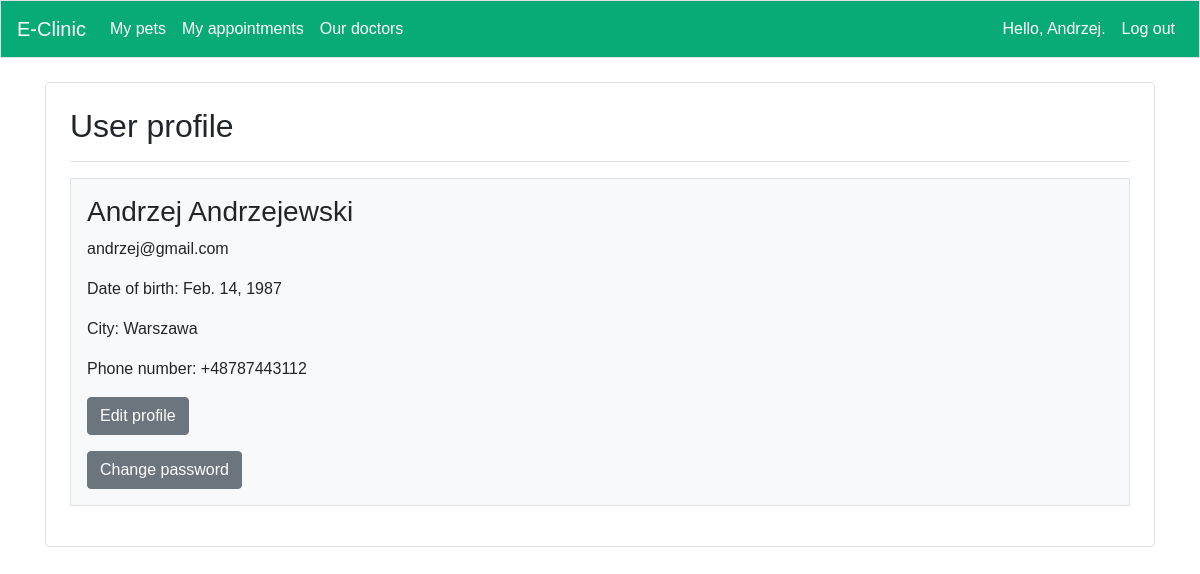
Screenshot of /users/profile/ (signed in) with the database file from the repository.
### user/models.py (models this page shows, shortened)
class Profile(models.Model):
    user = models.OneToOneField(User,default=None, null=True, on_delete=models.CASCADE)
    phone_number = models.CharField(verbose_name=_lazy('phone_number'),
                                    max_length=15,
                                    blank=True,
                                    null=True,)
    city = models.CharField(verbose_name=_lazy('city'),
                            max_length=100,
                            blank=True,
                            null=True,)
    birth_date = models.DateField(null=True, blank=True)

### user/views.py (the view)
# urls.py: path('profile/', views.profile, name='profile'),
@login_required
def profile(request):
    profile = Profile.objects.get(user=request.user.id)
    return render(request, 'registration/profile.html',{'profile':profile})

### user/templates/registration/profile.html (shortened to what this page needs)
{% extends 'app/base.html' %}
{% load i18n %}
{% block page_header %}
<h2>{% trans "User profile"%}</h2>
{% endblock page_header %}
{% block content %}
<div class="container p-3 my-3 bg-light text-black border">
<h3>{{user.first_name}} {{user.last_name}}</h3>
<p>{{user.email}}</p>
<p>{% trans "Date of birth:"%} {{profile.birth_date}}</p>
<p>{% trans "City:"%} {{profile.city}}</p>
<p>{% trans "Phone number:"%} {{profile.phone_number}}</p>
<a class="btn btn-secondary" href="{% url 'user:edit_profile' %}">{% trans "Edit profile"%}</a>
<a class="btn btn-secondary" href="{% url 'user:change_password' %}">{% trans "Change password"%}</a>
</div>
{%endblock content%}

### app/templates/app/base.html (shortened to what this page needs)
<!doctype html>
<html lang="en">
  <head>
    {% load bootstrap4 %}
    {% load i18n %}
    {% load user_tags %}
    {% load static %}
    {% bootstrap_css%}
    <link rel="stylesheet" type="text/css" href="{% static 'css/base.css' %}">
  </head>
  <body>
    <nav class="navbar navbar-custom navbar-expand-md navbar-light  mb-4 border">
      <a class="navbar-brand" href="{% url 'app:index'%}">
          E-Clinic</a>
      <div class="collapse navbar-collapse" id="navbarCollapse">
        <ul class="navbar-nav mr-auto" id="links">
          {% if request.user.is_active and request.user.is_staff %}
            {% if request.user|has_group:"Doctors" %}
            <li class="nav-item" ><a class="nav-link"  href="{% url 'app:my_schedule' 0%}">{% trans "My schedule" %}</a></li>
            {% endif %}
            {% if request.user|has_group:"Admin" %}
            <li class="nav-item"><a class="nav-link" href="{% url 'app:browse_clients' %}">{% trans "Browse Clients" %}</a></li>
            {% endif %}
          {% else %}
          {% if user.is_authenticated%}
          <li class="nav-item"><a class="nav-link" href="{% url 'app:animals'%}">{% trans "My pets" %}</a></li>
          <li class="nav-item"><a class="nav-link" href="{% url 'app:my_appointments'%}">{% trans "My appointments" %}</a></li>
          {% endif %}
          {%endif%}
          <li class="nav-item"><a class="nav-link" href="{% url 'app:doctors'%}">{% trans "Our doctors" %}</a></li>
        </ul>
        <ul class="navbar-nav ml-auto" id="links">
          {% if user.is_authenticated %}
            <li class="nav-item">
              <a class="nav-link" href="{% url 'user:profile' %}">{% trans "Hello,"%} {{ user.first_name }}.</a>
            </li>
            <li class="nav-item">
              <a class="nav-link" href="{% url 'user:logout' %}">{% trans "Log out" %}</a>
            </li>
          {% else %}
            <li class="nav-item">
              <a class="nav-link" href="{% url 'user:register' %}">{% trans "Register" %}</a>
            </li>
            <li class="nav-item">
              <a class="nav-link" href="{% url 'user:login' %}">{% trans "Log in" %}</a></li>
          {% endif %}
        </ul>
      </div>
    </nav>
    <main class="container">
      <div class="container p-4 my-4  text-black border rounded position-relative">
      <div class="pb-2 mb-2 border-bottom">
        {% block page_header %}{% endblock page_header %}
      </div>
      <div>
        {% block content %}{% endblock content %}
      </div>
    </div>
    </main>
  </body>
</html>

### static/css/base.css (style rules this page uses)
p { font-family: 'arial'; }
h2 { font-family: 'arial'; }
h3 { font-family: 'arial'; }
a { font-family :'arial'; }
.navbar-custom { background-color: #08aa75; }
.navbar-custom .navbar-brand, .navbar-custom .navbar-text { font-family :'arial'; color:white; }
#links a { font-family: 'arial'; color:white; }

### rows the page displays
Profile: birth_date "Feb. 14, 1987", city "Warszawa", phone_number "+48787443112"

### other values shown
{{ user.first_name }} "Andrzej"
{{ user.last_name }} "Andrzejewski"
{{ user.email }} "andrzej@gmail.com"
